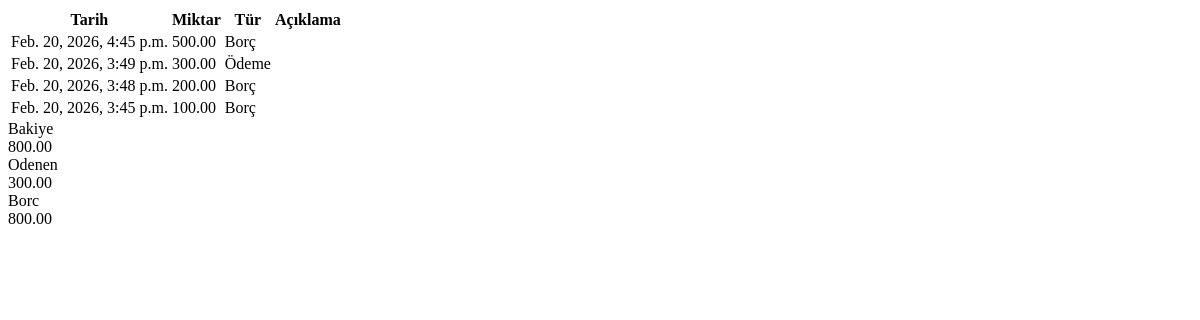
The page /apartment/A1/transactions/ on the database as committed earlier.
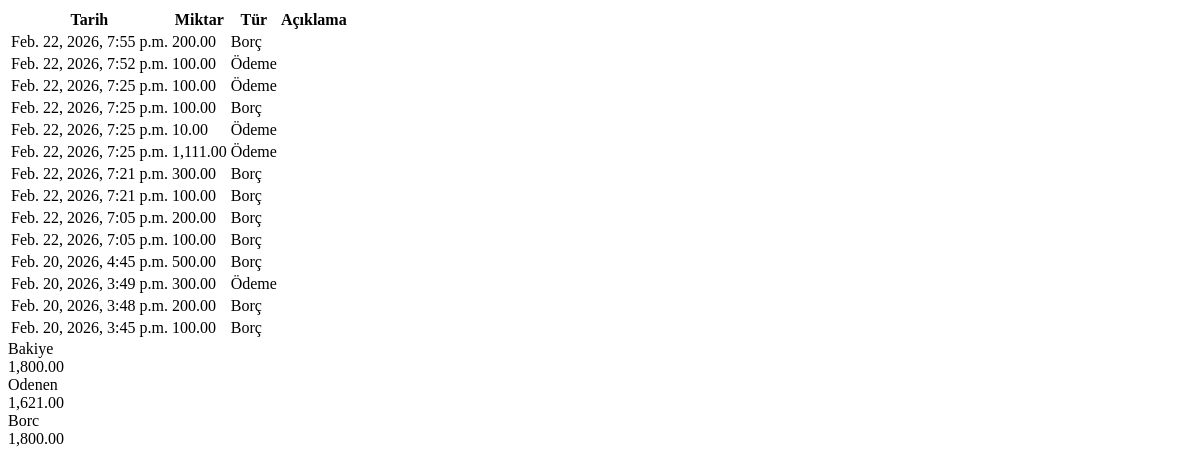
The same page on the database as committed later.
### main/models.py (models this page shows, shortened)
class Transaction(models.Model):
    apartment = models.ForeignKey(Apartment, on_delete=models.CASCADE, related_name='transactions')
    amount = models.DecimalField(max_digits=10, decimal_places=2)
    is_debt = models.BooleanField(default=False)
    payment_method = models.CharField(max_length=50, blank=True, null=True)
    description = models.TextField(blank=True, null=True)
    date = models.DateTimeField(auto_now_add=True)
    created_by = models.ForeignKey('auth.User', on_delete=models.SET_NULL, null=True)
    updated_at = models.DateTimeField(auto_now=True)
    created_by_name = models.ForeignKey(User, on_delete=models.SET_NULL, null=True, related_name='created_transactions')
    updated_by_name = models.ForeignKey(User, on_delete=models.SET_NULL, null=True, related_name='updated_transactions')

class Apartment(models.Model):
    number = models.CharField(max_length=3)
    name = models.CharField(max_length=100 ,blank=True, null=True)
    phone= models.CharField(max_length=20, blank=True, null=True)
    def total_debt(self):
        total_debt = self.transactions.filter(is_debt=True).aggregate(models.Sum('amount'))['amount__sum'] or 0
        return total_debt
    def total_payment(self):
        total_payment = self.transactions.filter(is_debt=False).aggregate(models.Sum('amount'))['amount__sum'] or 0
        return total_payment
    def total_balance(self):
        if self.transactions.exists():
            total_balance=self.transactions.filter(is_debt=True).aggregate(models.Sum('amount'))['amount__sum'] or 0 - self.transactions.filter(is_debt=False).aggregate(models.Sum('amount'))['amount__sum'] or 0
            return total_balance
        return 0

### main/views.py (the view)
# urls.py: path('apartment/<str:apartment_number>/transactions/', views.htmx_transaction_list, name='htmx_transaction_list'),
def htmx_transaction_list(request, apartment_number):
    apartment = get_object_or_404(Apartment, number=apartment_number)
    transactions = list(Transaction.objects.filter(apartment=apartment).order_by('-updated_at'))
    running_balance = apartment.total_balance()
    for transaction in transactions:
        transaction.running_balance = running_balance
        if transaction.is_debt:
            running_balance -= transaction.amount
        else:
            running_balance += transaction.amount
    apartment.total_debt = apartment.total_debt()
    apartment.total_payment = apartment.total_payment()
    apartment.total_balance = apartment.total_balance()
    context = {
        'apartment': apartment,
        'transactions': transactions,
    }
    return render(request, 'partials/transaction_list_with_total.html', context)

### main/templates/partials/transaction_list_with_total.html
{% load humanize %}
<table class="table table-zebra">
    <thead>
        <tr>
            <th>Tarih</th>
            <th>Miktar</th>
            <th>Tür</th>
            <th>Açıklama</th>
        </tr>
    </thead>
    <tbody>
        {% for transaction in transactions %}
        <tr class="{% if not transaction.is_debt %}bg-green-100{% endif %}">
            <td>{{ transaction.updated_at }}</td>
            <td>{{ transaction.amount|floatformat:2|intcomma }}</td>
            <td>{% if transaction.is_debt %}Borç{% else %}Ödeme{% endif %}</td>
            <td>{{ transaction.description }}</td>
        </tr>
        {% endfor %}
    </tbody>
</table>
<div id="total_stat" hx-swap-oob="true">
    <div class="stats shadow">
        <div class="stat place-items-center">
            <div class="stat-title">Bakiye</div>
            <div class="stat-value text-amber-400">{{ apartment.total_balance|floatformat:2|intcomma }}</div>
        </div>
        <div class="stat place-items-center">
            <div class="stat-title">Odenen</div>
            <div class="stat-value text-emerald-400">{{ apartment.total_payment|floatformat:2|intcomma }}</div>
        </div>
        <div class="stat place-items-center">
            <div class="stat-title">Borc</div>
            <div class="stat-value text-red-400">{{ apartment.total_debt|floatformat:2|intcomma }}</div>
        </div>
    </div>
</div>

Rows that differ between the two databases and show on the page:
added Transaction: is_debt "Borç"
added Transaction: is_debt "Ödeme"
added Transaction: is_debt "Ödeme"
added Transaction: is_debt "Borç"
added Transaction: is_debt "Ödeme"
added Transaction: is_debt "Ödeme"
added Transaction: is_debt "Borç"
added Transaction: is_debt "Borç"
added Transaction: is_debt "Borç"
added Transaction: is_debt "Borç"
computed for Apartment: total_balance "800.00" → "1,800.00"; total_payment "300.00" → "1,621.00"; total_debt "800.00" → "1,800.00"
